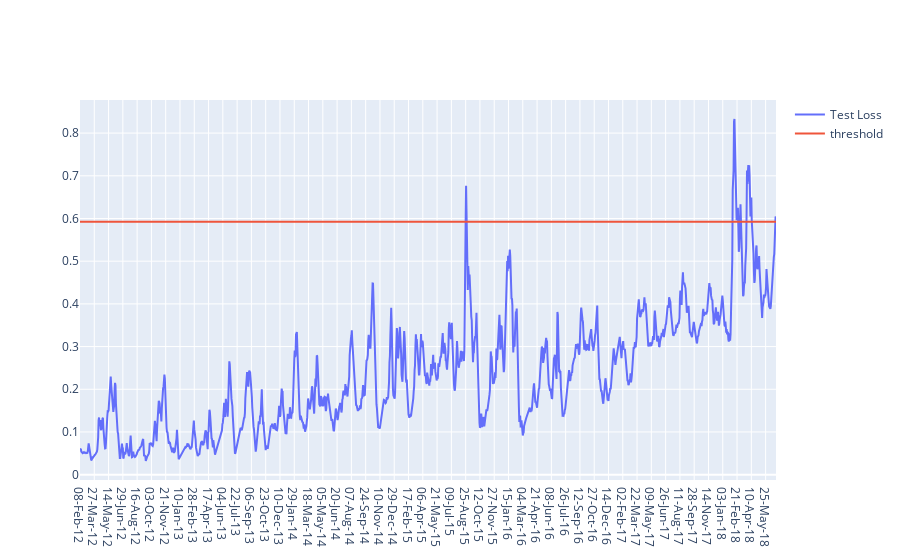

Source (notebook cell):
### Code cell
fig = go.Figure()
fig.add_trace(go.Scatter(x=test[time_steps:].date, y=test_score.loss,mode='lines',name='Test Loss'))
fig.add_trace(go.Scatter(x=test[time_steps:].date, y=test_score.threshold,mode='lines',name='threshold'))
fig.update_layout(showlegend=True)
fig.show()

### Figure 1 — Plotly figure (JSON) as saved in the notebook; plotly's stock layout.template omitted (floating-point values rounded to 4 significant figures; data arrays with more than 128 entries replaced by an {"elided": "..."} marker saying what was removed)
{"data": [{"mode": "lines", "name": "Test Loss", "type": "scatter", "x": {"elided": "1609 str values"}, "y": {"elided": "1609 float values"}}, {"mode": "lines", "name": "threshold", "type": "scatter", "x": {"elided": "1609 str values"}, "y": {"elided": "1609 float values"}}], "layout": {"showlegend": true}}
